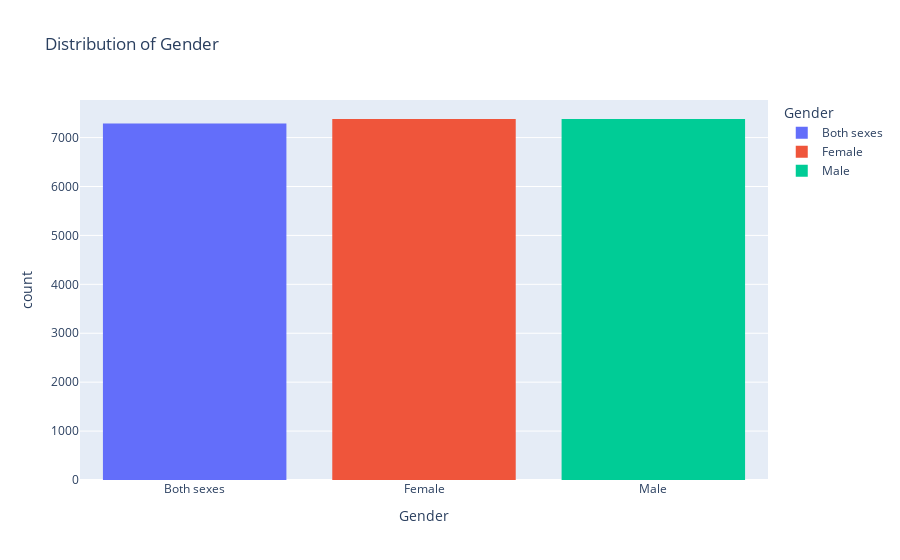

The notebook cell saved with this chart:
### Code cell
# Checking for ideally uniform distribution of gender

fig = px.histogram(
    global_data,
    x = "Gender",
    color = "Gender",
    title = "Distribution of Gender"
)

fig.show()

### Figure 1 — Plotly figure (JSON) as saved in the notebook; plotly's stock layout.template omitted (floating-point values rounded to 4 significant figures; data arrays with more than 128 entries replaced by an {"elided": "..."} marker saying what was removed)
{"data": [{"bingroup": "x", "hovertemplate": "Gender=%{x}<br>count=%{y}<extra></extra>", "legendgroup": "Both sexes", "marker": {"color": "#636efa", "pattern": {"shape": ""}}, "name": "Both sexes", "orientation": "v", "showlegend": true, "type": "histogram", "x": {"elided": "7290 str values"}, "xaxis": "x", "yaxis": "y"}, {"bingroup": "x", "hovertemplate": "Gender=%{x}<br>count=%{y}<extra></extra>", "legendgroup": "Female", "marker": {"color": "#EF553B", "pattern": {"shape": ""}}, "name": "Female", "orientation": "v", "showlegend": true, "type": "histogram", "x": {"elided": "7380 str values"}, "xaxis": "x", "yaxis": "y"}, {"bingroup": "x", "hovertemplate": "Gender=%{x}<br>count=%{y}<extra></extra>", "legendgroup": "Male", "marker": {"color": "#00cc96", "pattern": {"shape": ""}}, "name": "Male", "orientation": "v", "showlegend": true, "type": "histogram", "x": {"elided": "7380 str values"}, "xaxis": "x", "yaxis": "y"}], "layout": {"barmode": "relative", "legend": {"title": {"text": "Gender"}, "tracegroupgap": 0}, "title": {"text": "Distribution of Gender"}, "xaxis": {"anchor": "y", "categoryarray": ["Both sexes", "Female", "Male"], "categoryorder": "array", "domain": [0, 1], "title": {"text": "Gender"}}, "yaxis": {"anchor": "x", "domain": [0, 1], "title": {"text": "count"}}}}
